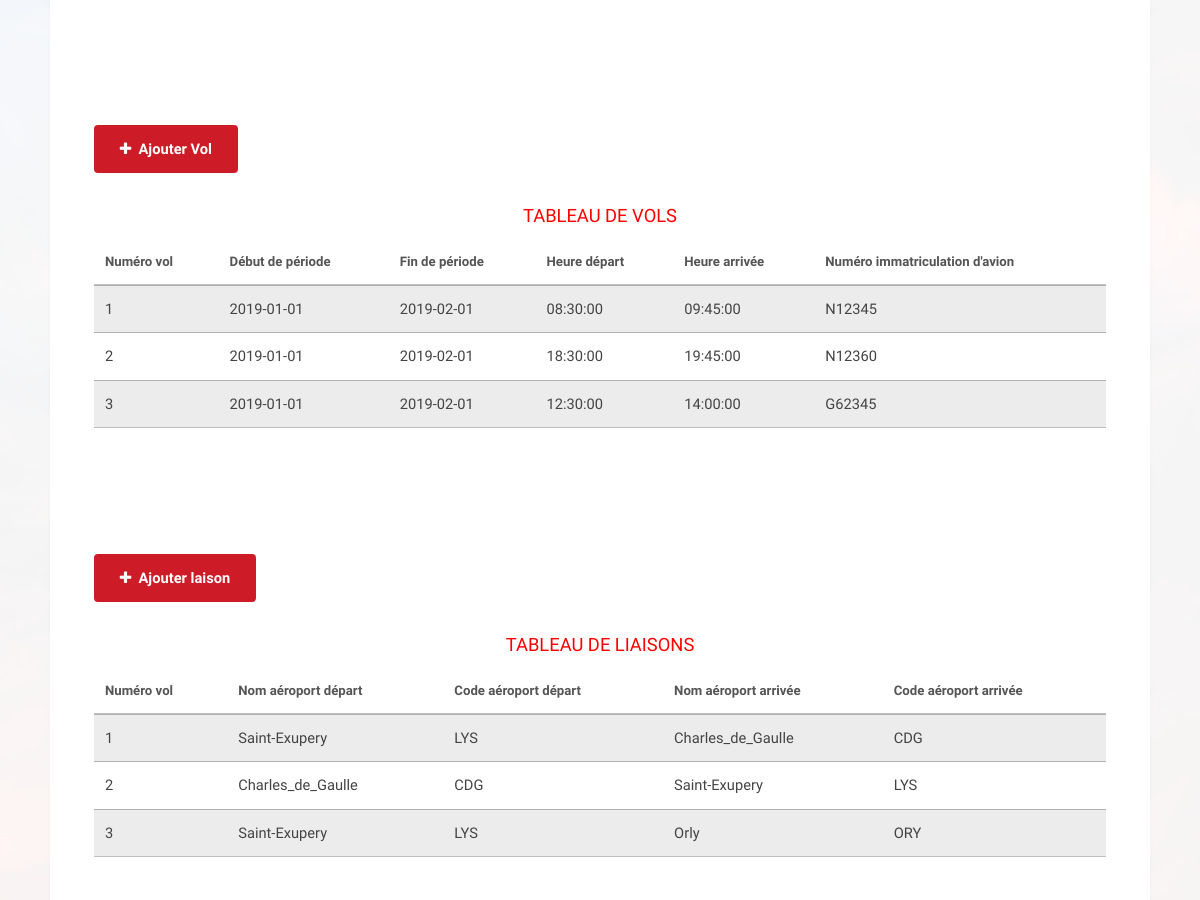
/CompagnieApplication/adminView.php (middle part), run on an earlier commit of the app's database.
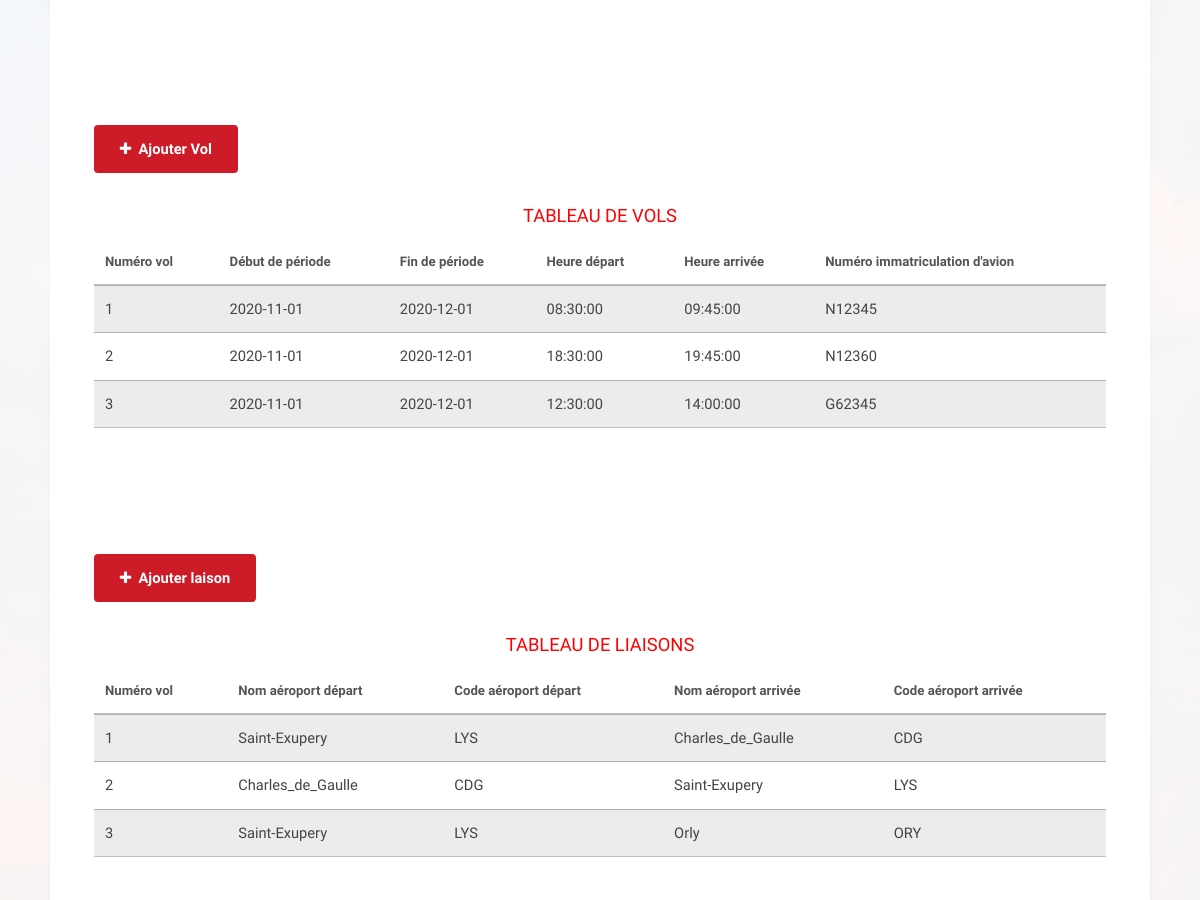
And on a later commit of the database.
### tables this page shows
CREATE TABLE vol (
  numero_vol int(11) NOT NULL,
  debut_periode date NOT NULL,
  fin_periode date NOT NULL,
  heure_depart time NOT NULL,
  heure_arrivee time NOT NULL,
  numero_inmatriculation varchar(11) NOT NULL,
  PRIMARY KEY (numero_vol),
  KEY numero_inmatriculation_idx (numero_inmatriculation),
  CONSTRAINT num_inmatriculation FOREIGN KEY (numero_inmatriculation) REFERENCES avion (numero_immatriculation)
);

CREATE TABLE vol_aeroport (
  numero_vol int(11) NOT NULL,
  nom_aeroport_depart varchar(45) DEFAULT NULL,
  code_depart varchar(45) DEFAULT NULL,
  nom_aeroport_destination varchar(45) DEFAULT NULL,
  code_destination varchar(45) DEFAULT NULL,
  KEY numero_vol2_idx (numero_vol),
  KEY aerport_depart_idx (nom_aeroport_depart,code_depart),
  KEY aeroport_destination_idx (nom_aeroport_destination,code_destination),
  CONSTRAINT aeroport_destination FOREIGN KEY (nom_aeroport_destination, code_destination) REFERENCES aeroport (nom_aeroport, code),
  CONSTRAINT aeroport_depart FOREIGN KEY (nom_aeroport_depart, code_depart) REFERENCES aeroport (nom_aeroport, code),
  CONSTRAINT numero_vol2 FOREIGN KEY (numero_vol) REFERENCES vol (numero_vol)
);

### CompagnieApplication/adminView.php (the view, shortened to what this page needs)
<!DOCTYPE html>
<html lang="en">
<head>
    <link rel="stylesheet" href="assets/css/main.css" />
</head>
<body class="is-preload">
    <section id="main" class="wrapper">
        <div class="inner">
            <div class="content">
                <br></br>
                <br></br>
                <br></br>
                <br></br>
                <br></br>
                <br></br>
                <br></br>
                <ul class="actions">
                    <li><a href="addVol.php" class="button primary icon fa-plus">Ajouter Vol</a></li>
                </ul>
                <table class="table-wrapper">
                    <h3 style="color:red; text-align: center;">Tableau de vols </h3>
                    <thead>
                        <tr>
                            <th>Numéro vol</th>
                            <th>Début de période</th>
                            <th>Fin de période</th>
                            <th>Heure départ</th>
                            <th>Heure arrivée</th>
                            <th>Numéro immatriculation d'avion</th>
                        </tr>
                    </thead>
                    <tbody>
                        <?php
					$mysqli = new mysqli("db", "root", "root", "bd");
					$result=$mysqli->multi_query("select * from vol;");
					do {
					if ($result = $mysqli->store_result()) {
						$arrayResult= $result->fetch_all();
						foreach($arrayResult as $row){
						$numero_vol=$row[0];
						$debutP=$row[1];
						$finP=$row[2];
						$heureD=$row[3];
						$heureA=$row[4];
						$numero_imm=$row[5];
						echo " <tr>
							<td>$numero_vol</td>
							<td>$debutP</td>
							<td>$finP</td>
							<td>$heureD</td>
							<td>$heureA</td>
							<td>$numero_imm</td>
						</tr>";}
					}
					}while ($mysqli->more_results() && $mysqli->next_result());
					?>
                    </tbody>
                </table>
                <br></br>
                <br></br>
                <ul class="actions">
                    <li><a href=" addLiaison.php" class="button primary icon fa-plus">Ajouter laison</a></li>
                </ul>
                <table class="table-wrapper">
                    <h3 style="color:red; text-align: center;">Tableau de liaisons </h3>
                    <thead>
                        <tr>
                            <th>Numéro vol</th>
                            <th>Nom aéroport départ</th>
                            <th>Code aéroport départ</th>
                            <th>Nom aéroport arrivée</th>
                            <th>Code aéroport arrivée</th>
                        </tr>
                    </thead>
                    <tbody>
                        <?php
					$mysqli = new mysqli("db", "root", "root", "bd");
					$result=$mysqli->multi_query("select * from vol_aeroport;");
					do {
					if ($result = $mysqli->store_result()) {
						$arrayResult= $result->fetch_all();
						foreach($arrayResult as $row){
						$numero_vol_liaison=$row[0];
						$aeropD=$row[1];
						$codeD=$row[2];
						$aeropA=$row[3];
						$codeA=$row[4];
						echo " <tr>
							<td>$numero_vol_liaison</td>
							<td>$aeropD</td>
							<td>$codeD</td>
							<td>$aeropA</td>
							<td>$codeA</td>
						</tr>";}
					}
					}while ($mysqli->more_results() && $mysqli->next_result());
					?>
                    </tbody>
                </table>
            </div>
        </div>
    </section>
</body>
</html>

What changed in the data, as far as the page shows it:
changed vol id 1: debut_periode "2019-01-01" → "2020-11-01"; fin_periode "2019-02-01" → "2020-12-01"
changed vol id 2: debut_periode "2019-01-01" → "2020-11-01"; fin_periode "2019-02-01" → "2020-12-01"
changed vol id 3: debut_periode "2019-01-01" → "2020-11-01"; fin_periode "2019-02-01" → "2020-12-01"
